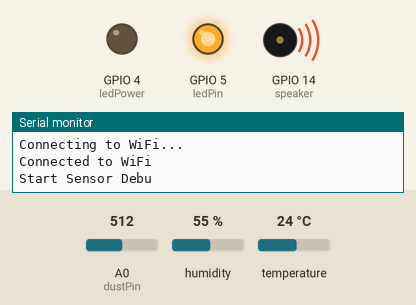
Recording of a sketch running on a simulated ESP8266 (Wemos D1 mini). Parts: output pins drawn as LEDs (lit = HIGH), buzzer (waves = sounding, pin HIGH), the last lines printed to the serial monitor. The test bench sets the inputs (shaded band); at power-on: A0 (dustPin) = 512, humidity 55 %, temperature 24 °C. WiFi joins after 1.5 s; servers stay silent unless stated.

Above: at 1.6 s.
At 7.2 s:
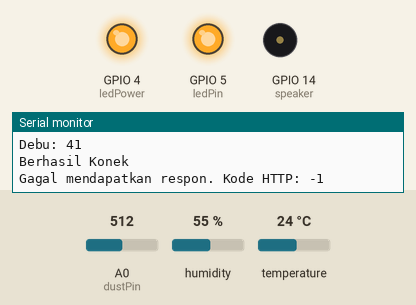
7.3 s: A0 (dustPin) set to 613
At 8.6 s:
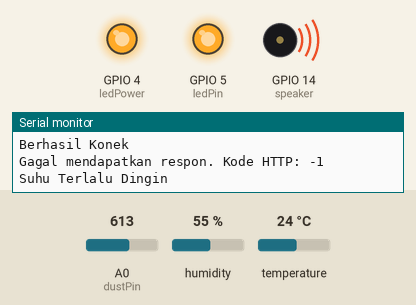
10.8 s: A0 (dustPin) set to 642
Timing chart, 0 to 20.3 s (numbered marks = the images above; inputs shaded):
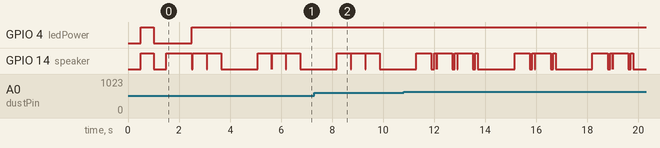

The sketch:

systemHardware.ino
```cpp
#include <SPI.h>
#include <ESP8266WiFi.h>
#include <ESP8266HTTPClient.h>
#include <WiFiClientSecure.h>
#include <Wire.h>

#include <DHT.h>

int dustPin = A0; // dust sensor - Wemos A0 pin
int ledPin = 5;  //PinD1

float voltsMeasured = 0;
float calcVoltage = 0;
float dustDensity = 0;

const char* host = "192.168.7.137";
const char* ssid = "rfid";
const char* pass = "12345566";
WiFiClient client;
//#define DHTPIN 0
int DHTPIN = 2; //Pin D4
int humidity;
int suhu;

int ledPower = 4; //D2
int speaker = 14; //D5

// Uncomment whatever type you're using!
#define DHTTYPE DHT11     // DHT 11
//#define DHTTYPE DHT22   // DHT 22, AM2302, AM2321
//#define DHTTYPE DHT21   // DHT 21, AM2301

DHT dht(DHTPIN, DHTTYPE);


unsigned long previousMillis = 0;  // variabel untuk menyimpan waktu terakhir program pertama dieksekusi
const long interval = 3000;        // interval waktu (dalam milidetik) untuk menunda program pertama


void setup()
{
  Serial.begin(9600);
  dht.begin();

  pinMode(ledPower, OUTPUT);
  pinMode(speaker, OUTPUT);
  WiFi.begin(ssid, pass);
  while (WiFi.status() != WL_CONNECTED) {
    delay(500);
    Serial.println("Connecting to WiFi...");
    digitalWrite(ledPower, HIGH);
    digitalWrite(speaker, HIGH);
    delay(500);
    digitalWrite(ledPower, LOW);
    digitalWrite(speaker, LOW);
    delay(500);
  }

  Serial.println("Connected to WiFi");

  //  digitalWrite(ledPower, HIGH);
  //  delay(2000);
  Serial.print("Start Sensor Debu");
  pinMode(ledPin, OUTPUT);
  digitalWrite(ledPin, HIGH);
  digitalWrite(speaker, HIGH);
  delay(1000);
  digitalWrite(speaker, LOW);

}


void loop()
{

  unsigned long currentMillis = millis();

  digitalWrite(ledPower, HIGH);
  humidity = dht.readHumidity();
  suhu = dht.readTemperature(); // or dht.readTemperature(true) for Fahrenheit

  if (isnan(humidity) || isnan(suhu)) {
    Serial.println("Failed to read from DHT sensor!");
    return;
  }

  digitalWrite(ledPin, LOW); // power on the LED
  delayMicroseconds(280);
  digitalWrite(ledPower, HIGH);

  voltsMeasured = analogRead(dustPin); // read the dust value

  delayMicroseconds(40);
  digitalWrite(ledPin, HIGH); // turn the LED off
  delayMicroseconds(9680);

  //measure your 5v and change below
  calcVoltage = voltsMeasured * (5.0 / 1024.0);
  dustDensity = 0.166 * calcVoltage;
  int debu = dustDensity * 100;

  if (suhu < 25) {
    Serial.println("Suhu Terlalu Dingin");
    digitalWrite(speaker, HIGH);
    delay(500);
    digitalWrite(speaker, LOW);
  }
  else if (suhu > 25) {
    Serial.println("Suhu Terlalu Panas");
    digitalWrite(speaker, HIGH);
    delay(500);
    digitalWrite(speaker, LOW);
  }
  else {
    Serial.println("Suhu Normal");
  }

  if (debu < 20) {
    Serial.println("Rungan Bersih");

  }
  else if (debu > 50) {
    Serial.println("Ruangan Tidak Layak");
    digitalWrite(speaker, HIGH);
    delay(100);
    digitalWrite(speaker, LOW);
    delay(100);
    digitalWrite(speaker, HIGH);
    delay(100);
    digitalWrite(speaker, LOW);
  }
  else {
    Serial.println("Bersihakan Ruangan");
    digitalWrite(speaker, HIGH);
    delay(50);
    digitalWrite(speaker, LOW);
  }

  Serial.print("Suhu: ");
  Serial.println(suhu);
  Serial.print("humadity: ");
  Serial.println(humidity);

  Serial.print("Debu: ");
  Serial.println(debu);
  Serial.println("");


  if (currentMillis - previousMillis >= interval) {
      koneksi_database();
    String Link;
    HTTPClient http;
    Link = "http://" + String(host) + ":8000" + "/addData/" + String(suhu) + "/" + String(humidity) + "/" + String(debu);
    //  Serial.println("Link: " + Link);
    http.begin(client, Link);
    int httpCode = http.GET();

    if (httpCode > 0) {
      String responWeb = http.getString();
      //    Serial.println("Respon Web: " + responWeb);
    } else {
      Serial.println("Gagal mendapatkan respon. Kode HTTP: " + String(httpCode));
    }
    delay(1000);
    http.end();
    previousMillis = currentMillis;
  }


}

void koneksi_database()
{
  if (!client.connect(host, 8000)) {
    Serial.println("Gagal Konek");
    return;
  }
  else {
    Serial.println("Berhasil Konek");
    digitalWrite(ledPower, HIGH);
    return;
  }
}
```
